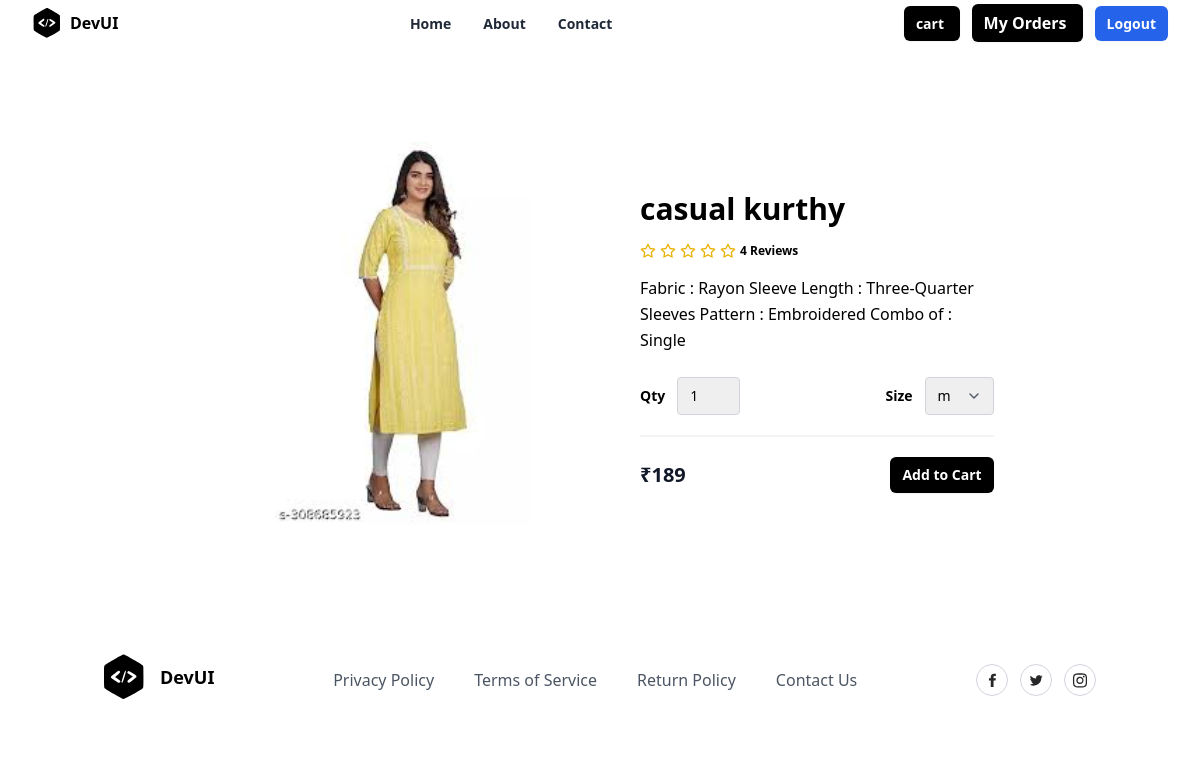
The page /products/detail/2/ on the database its author committed.
### store/models.py (models this page shows, shortened)
class Product(models.Model):
    title = models.CharField(max_length=200)
    description = models.TextField(null=True, blank=True)
    size_object = models.ManyToManyField(Size)
    category_object = models.ForeignKey(Category, on_delete=models.CASCADE)
    brand_object = models.ForeignKey(Brand, on_delete=models.CASCADE)
    image = models.ImageField(upload_to='product_images', null=True, blank=True, default='product_images/default.jpg')
    price = models.PositiveIntegerField()
    tag_object=models.ManyToManyField(Tag)
    created_date = models.DateTimeField(auto_now_add=True)
    updated_date = models.DateTimeField(auto_now=True)
    is_active = models.BooleanField(default=True)

### store/views.py (the view)
# urls.py: path('products/detail/<int:pk>/',views.ProductDetailView.as_view(),name='product-detail'),
class ProductDetailView(View):
    def get(self,request,*args, **kwargs):
        id=kwargs.get("pk")
        qs=Product.objects.get(id=id)
        return render(request,"product_detail.html",{"data":qs})

### store/templates/product_detail.html (shortened to what this page needs)
{%extends 'base.html'%}
{%block main_block%}
<section class="overflow-hidden">
    <form action="{%url 'addtocart' data.id%}" method="post">
    <div class="mx-auto max-w-5xl px-5 py-24">
        <div class="mx-auto flex flex-wrap items-center lg:w-4/5">
            <img alt="Nike Air Max 21A" class="h-64 w-full rounded object-contain lg:h-96 lg:w-1/2"
                src="{{data.image.url}}" />
            <div class="mt-6 w-full lg:mt-0 lg:w-1/2 lg:pl-10">
                <h1 class="my-4 text-3xl font-semibold text-black"> {{data.title}}</h1>
                <div class="my-4 flex items-center">
                    <span class="flex items-center space-x-1">
                        <span class="ml-3 inline-block text-xs font-semibold">
                            4 Reviews
                        </span>
                    </span>
                </div>
                <p class="leading-relaxed">
                    {{data.description}}
                </p>
                <div class="mb-5 mt-6 flex items-center border-b-2 border-gray-100 pb-5">
                    <div class="flex items-center">
                        <span class="mr-3 text-sm font-semibold">Qty</span>
                        <select name="qty"
                            class="appearance-none rounded border border-gray-300 py-2 pl-3 pr-10 text-sm focus:border-black focus:outline-none focus:ring-2 focus:ring-black">
                            <option value="1">1</option>
                        </select>
                    </div>
                    <div class="ml-auto flex items-center">
                        <span class="mr-3 text-sm font-semibold">Size</span>
                        <div class="relative">
                            <select name="size"
                                class="appearance-none rounded border border-gray-300 py-2 pl-3 pr-10 text-sm focus:border-black focus:outline-none focus:ring-2 focus:ring-black">
                                {%for sob in data.size_object.all%}
                                <option value="{{sob.name}}">{{sob.name}}</option>
                                {%endfor%}
                            </select>
                            <span
                                class="pointer-events-none absolute right-0 top-0 flex h-full w-10 items-center justify-center text-center text-gray-600">
                            </span>
                        </div>
                    </div>
                </div>
                <div class="flex items-center justify-between">
                    <span class="title-font text-xl font-bold text-gray-900">
                        ₹{{data.price}}
                    </span>
                    <button type="submit"
                        class="rounded-md bg-black px-3 py-2 text-sm font-semibold text-white shadow-sm hover:bg-black/80 focus-visible:outline focus-visible:outline-2 focus-visible:outline-offset-2 focus-visible:outline-black">
                        Add to Cart
                    </button>
                </div>
            </div>
        </div>
    </div>
    </form>
</section>
{%endblock%}

### rows shown on the page
Product: image (picture), title "casual kurthy", description "Fabric : Rayon Sleeve Length : Three-Quarter Sleeves Pattern : Embroidered Combo of : Single", price "189"

### other values the page prints
form field size "m"
